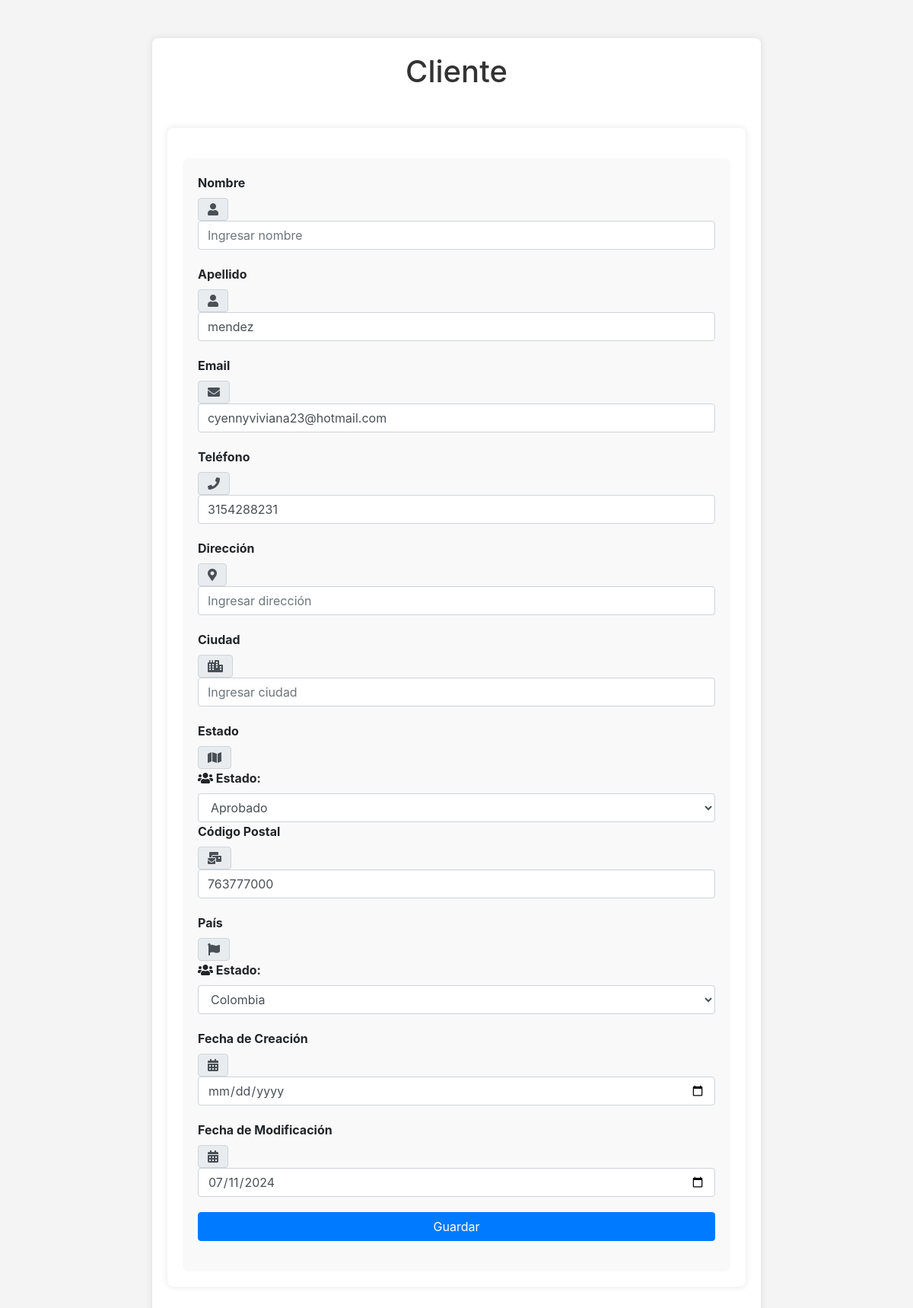
/app/Views/Customers/edit.php?da=3&lla=1 (signed in), run on an earlier commit of the app's database.
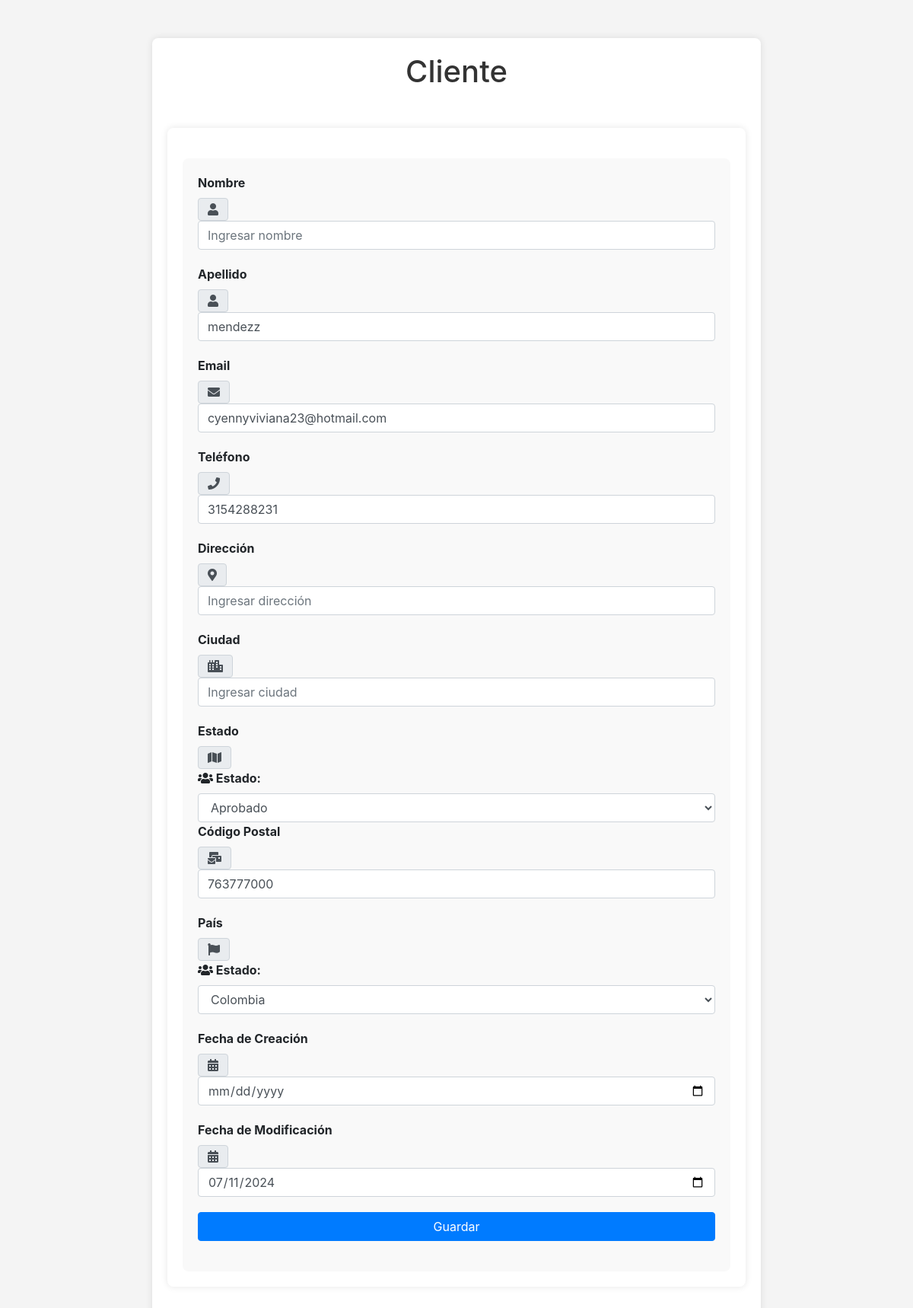
And on a later commit of the database.
### tables this page shows
CREATE TABLE `clientes` (
  `id_cliente` int(11) NOT NULL,
  `nombre` varchar(255) DEFAULT NULL,
  `apellido` varchar(255) DEFAULT NULL,
  `email` varchar(255) DEFAULT NULL,
  `documento_identidad` varchar(255) DEFAULT NULL,
  `telefono` varchar(20) DEFAULT NULL,
  `direccion` varchar(255) DEFAULT NULL,
  `ciudad` varchar(100) DEFAULT NULL,
  `estado` varchar(100) DEFAULT NULL,
  `codigo_postal` varchar(20) DEFAULT NULL,
  `pais` varchar(100) DEFAULT NULL,
  `fecha_creacion` datetime DEFAULT NULL,
  `fecha_modificacion` date DEFAULT NULL
);

### app/Views/Customers/edit.php (the view, shortened to what the changed rows need)
<?php
$llave = isset($_GET['lla']) ? intval($_GET['lla']) : 0;
$mysqli = new mysqli('localhost', 'root', '', 'sofware_erp');
$mysqli->set_charset("utf8");
if ($_SERVER['REQUEST_METHOD'] === 'POST') {
    $nombre = $_POST['nombre'] ?? '';
    $apellido = $_POST['apellido'] ?? '';
    $email = $_POST['email'] ?? '';
    $telefono = $_POST['telefono'] ?? '';
    $direccion = $_POST['direccion'] ?? '';
    $ciudad = $_POST['ciudad'] ?? '';
    $estado = $_POST['estado'] ?? '';
    $codigo_postal = $_POST['codigo_postal'] ?? '';
    $pais = $_POST['pais'] ?? '';
    $fecha_creacion = date('Y-m-d H:i:s');
    $fecha_modificacion = $_POST['fecha_modificacion'];
    $nombre = $mysqli->real_escape_string($nombre);
    $apellido = $mysqli->real_escape_string($apellido);
    $email = $mysqli->real_escape_string($email);
    $telefono = $mysqli->real_escape_string($telefono);
    $direccion = $mysqli->real_escape_string($direccion);
    $ciudad = $mysqli->real_escape_string($ciudad);
    $estado = $mysqli->real_escape_string($estado);
    $codigo_postal = $mysqli->real_escape_string($codigo_postal);
    $pais = $mysqli->real_escape_string($pais);
    $fecha_creacion = $mysqli->real_escape_string($fecha_creacion);
    $fecha_modificacion = $mysqli->real_escape_string($fecha_modificacion);
    $clienteModel = new ClienteModel($mysqli);
    try {
        $consulta = "UPDATE clientes SET nombre='$nombre', apellido='$apellido', email='$email', telefono='$telefono', direccion='$direccion', ciudad='$ciudad', estado='$estado', codigo_postal='$codigo_postal', pais='$pais', fecha_creacion='$fecha_creacion', fecha_modificacion='$fecha_modificacion' WHERE id_cliente='$llave'";
        $resultado = $mysqli->query($consulta);
        if ($resultado) {
            echo "Cliente actualizado correctamente.";
        } else {
            echo "Error al actualizar el cliente.";
        }
    } catch (Exception $e) {
        echo "Error: " . $e->getMessage();
    }
} else {
    $query = "SELECT * FROM clientes WHERE id_cliente = ?";
    $stmt = $mysqli->prepare($query);
    if ($stmt) {
        $stmt->bind_param("i", $llave);
        $stmt->execute();
        $result = $stmt->get_result();
        if ($result) {
            $cliente = $result->fetch_assoc();
        } else {
            exit("Error al ejecutar la consulta.");
        }
    } else {
        exit("Error al preparar la consulta.");
    }
}
?>
<!DOCTYPE html>
<html lang="es">
<head>
    <link rel="stylesheet" href="https://cdnjs.cloudflare.com/ajax/libs/font-awesome/5.15.4/css/all.min.css">
    <link rel="stylesheet" href="https://stackpath.bootstrapcdn.com/bootstrap/4.5.2/css/bootstrap.min.css">
</head>
<body>
<!DOCTYPE html>
<html lang="es">
<head>
    <link rel="stylesheet" href="https://cdnjs.cloudflare.com/ajax/libs/font-awesome/5.15.4/css/all.min.css">
    <link rel="stylesheet" href="https://stackpath.bootstrapcdn.com/bootstrap/4.5.2/css/bootstrap.min.css">
</head>
<body>
    <div class="container">
        <h1>Cliente</h1>
        <div class="container">
        <div id="form-background">
        <form action="edit.php?lla=<?php echo $llave; ?>" method="POST" enctype="multipart/form-data" class="needs-validation" novalidate>
            <div class="form-group">
                <label for="apellido">Apellido</label>
                <div class="input-group-prepend">
                    <span class="input-group-text"><i class="fas fa-user"></i></span>
                </div>
                <input type="text" id="apellido" name="apellido"value="<?php echo htmlspecialchars($cliente['apellido'] ?? ''); ?>" class="form-control" required placeholder="Ingresar apellido">
            </div>
            <div class="form-group">
                <label for="email">Email</label>
                <div class="input-group-prepend">
                    <span class="input-group-text"><i class="fas fa-envelope"></i></span>
                </div>
                <input type="email" id="email" name="email" value="<?php echo htmlspecialchars($cliente['email'] ?? ''); ?>"class="form-control" required placeholder="Ingresar correo electrónico">
            </div>
            <div class="form-group">
                <label for="telefono">Teléfono</label>
                <div class="input-group-prepend">
                    <span class="input-group-text"><i class="fas fa-phone"></i></span>
                </div>
                <input type="tel" id="telefono" name="telefono" value="<?php echo htmlspecialchars($cliente['telefono'] ?? ''); ?>"class="form-control" required placeholder="Ingresar número de teléfono">
            </div>
            <div class="form-group">
                <label for="estado">Estado</label>
                <div class="input-group-prepend">
                    <span class="input-group-text"><i class="fas fa-map"></i></span>
                </div>
            <label for="estado"><i class="fas fa-users"></i> Estado:</label>
                <select id="estado" name="estado" required class="form-control">
                    <option value="aprobado" <?php if ($cliente['estado'] == 'aprobado') echo 'selected'; ?>>Aprobado</option>
                </select>
            <div class="form-group">
                <label for="codigo_postal">Código Postal</label>
                <div class="input-group-prepend">
                </div>
                <input type="text" id="codigo_postal" name="codigo_postal"value="<?php echo htmlspecialchars($cliente['codigo_postal'] ?? ''); ?>" class="form-control" required placeholder="Ingresar código postal">
            </div>
            <div class="form-group">
                <label for="pais">País</label>
                <div class="input-group-prepend">
                    <span class="input-group-text"><i class="fas fa-flag"></i></span>
                </div>
                <label for="estado"><i class="fas fa-users"></i> Estado:</label>
                <select id="estado" name="estado" required class="form-control">
                    <option value="colombia" <?php if ($cliente['pais'] == 'colombia') echo 'selected'; ?>>Colombia</option>
                </select>
            </div>
            <div class="form-group">
                <label for="fecha_creacion">Fecha de Creación</label>
                <div class="input-group-prepend">
                </div>
                <input type="date" id="fecha_creacion" name="fecha_creacion"value="<?php echo htmlspecialchars($cliente['fecha_creacion'] ?? ''); ?>" class="form-control" required>
            </div>
            <div class="form-group">
                <label for="fecha_modificacion">Fecha de Modificación</label>
                <div class="input-group-prepend">
                    <span class="input-group-text"><i class="fas fa-calendar-alt"></i></span>
                </div>
                <input type="date" id="fecha_modificacion" name="fecha_modificacion" value="<?php echo htmlspecialchars($cliente['fecha_modificacion'] ?? ''); ?>" class="form-control">
            </div>
            <button type="submit" name="boton" class="btn btn-primary">Guardar</button>
        </form>
    </div>
</body>
</html>

What changed in the data, as far as the page shows it:
changed clientes "cyennyviviana23@hotmail.com": estado "Aprobado" → (not shown); estado "Colombia" → (not shown)
Also different on the page:
form field apellido: "mendez" → "mendezz"
form field estado: (not shown) → "Aprobado"
form field estado: (not shown) → "Colombia"
